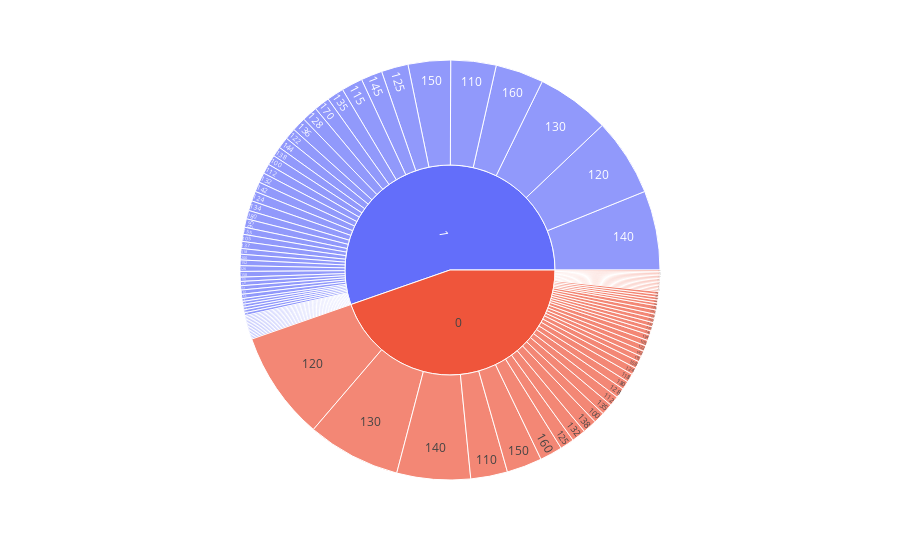

Notebook code cell kept with this figure:
### Code cell
px.sunburst(df,path=['HeartDisease','RestingBP'])

### Figure 1 — Plotly figure (JSON) as saved in the notebook; plotly's stock layout.template omitted (floating-point values rounded to 4 significant figures)
{"data": [{"branchvalues": "total", "domain": {"x": [0, 1], "y": [0, 1]}, "hovertemplate": "labels=%{label}<br>count=%{value}<br>parent=%{parent}<br>id=%{id}<extra></extra>", "ids": ["0/140", "1/160", "0/130", "1/138", "0/150", "0/120", "0/110", "1/140", "1/136", "0/115", "1/110", "1/100", "1/120", "0/100", "0/124", "1/150", "0/113", "0/125", "1/145", "1/125", "1/130", "0/112", "0/160", "1/112", "0/132", "1/118", "1/170", "0/142", "0/190", "1/135", "1/180", "0/108", "0/145", "1/115", "1/155", "1/128", "0/135", "0/180", "0/170", "1/106", "1/92", "1/200", "1/122", "0/122", "0/98", "0/105", "0/133", "1/95", "1/105", "0/155", "0/80", "1/137", "1/185", "1/165", "1/132", "1/142", "0/126", "1/133", "0/152", "1/116", "0/138", "1/124", "1/144", "0/154", "1/134", "0/104", "1/139", "0/128", "1/131", "0/134", "1/152", "1/126", "1/154", "1/141", "0/131", "1/178", "1/146", "1/158", "0/106", "0/136", "0/123", "1/102", "1/96", "0/139", "1/143", "1/104", "1/172", "1/156", "0/118", "1/190", "0/114", "1/127", "0/101", "1/174", "1/108", "0/156", "0/94", "0/148", "0/178", "1/117", "1/192", "1/123", "0/129", "0/102", "0/172", "0/146", "1/148", "1/114", "1/164", "0", "1"], "labels": ["140", "160", "130", "138", "150", "120", "110", "140", "136", "115", "110", "100", "120", "100", "124", "150", "113", "125", "145", "125", "130", "112", "160", "112", "132", "118", "170", "142", "190", "135", "180", "108", "145", "115", "155", "128", "135", "180", "170", "106", "92", "200", "122", "122", "98", "105", "133", "95", "105", "155", "80", "137", "185", "165", "132", "142", "126", "133", "152", "116", "138", "124", "144", "154", "134", "104", "139", "128", "131", "134", "152", "126", "154", "141", "131", "178", "146", "158", "106", "136", "123", "102", "96", "139", "143", "104", "172", "156", "118", "190", "114", "127", "101", "174", "108", "156", "94", "148", "178", "117", "192", "123", "129", "102", "172", "146", "148", "114", "164", "0", "1"], "name": "", "parents": ["0", "1", "0", "1", "0", "0", "0", "1", "1", "0", "1", "1", "1", "0", "0", "1", "0", "0", "1", "1", "1", "0", "0", "1", "0", "1", "1", "0", "0", "1", "1", "0", "0", "1", "1", "1", "0", "0", "0", "1", "1", "1", "1", "0", "0", "0", "0", "1", "1", "0", "0", "1", "1", "1", "1", "1", "0", "1", "0", "1", "0", "1", "1", "0", "1", "0", "1", "0", "1", "0", "1", "1", "1", "1", "0", "1", "1", "1", "0", "0", "0", "1", "1", "0", "1", "1", "1", "1", "0", "1", "0", "1", "0", "1", "1", "0", "0", "0", "0", "1", "1", "1", "0", "0", "0", "0", "1", "1", "1", "", ""], "type": "sunburst", "values": [52, 34, 66, 7, 25, 77, 26, 56, 10, 4, 32, 7, 55, 8, 5, 30, 1, 10, 15, 19, 52, 7, 16, 7, 10, 4, 11, 4, 1, 12, 6, 5, 3, 15, 5, 11, 8, 6, 3, 1, 1, 4, 8, 4, 1, 4, 3, 6, 5, 3, 1, 5, 1, 2, 7, 7, 3, 3, 3, 2, 10, 7, 8, 1, 7, 2, 3, 7, 3, 4, 4, 4, 2, 3, 1, 2, 3, 4, 2, 3, 1, 1, 1, 2, 2, 1, 1, 1, 6, 1, 1, 1, 1, 1, 2, 1, 2, 1, 1, 1, 1, 1, 1, 2, 1, 1, 1, 1, 1, 410, 508]}], "layout": {"legend": {"tracegroupgap": 0}, "margin": {"t": 60}}}
